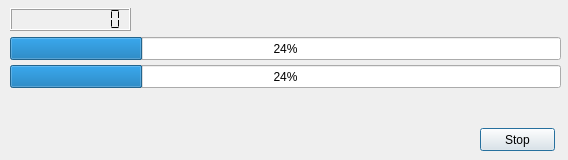
<?xml version="1.0" encoding="UTF-8"?>
<ui version="4.0">
 <class>UploadDialogBase</class>
 <widget class="QDialog" name="UploadDialogBase">
  <property name="geometry">
   <rect>
    <x>0</x>
    <y>0</y>
    <width>568</width>
    <height>160</height>
   </rect>
  </property>
  <property name="minimumSize">
   <size>
    <width>568</width>
    <height>160</height>
   </size>
  </property>
  <property name="maximumSize">
   <size>
    <width>568</width>
    <height>160</height>
   </size>
  </property>
  <property name="windowTitle">
   <string/>
  </property>
  <widget class="QProgressBar" name="m_progressBarTotal">
   <property name="geometry">
    <rect>
     <x>10</x>
     <y>37</y>
     <width>551</width>
     <height>23</height>
    </rect>
   </property>
   <property name="value">
    <number>24</number>
   </property>
  </widget>
  <widget class="QProgressBar" name="m_progressBarSingleFile">
   <property name="geometry">
    <rect>
     <x>10</x>
     <y>65</y>
     <width>551</width>
     <height>23</height>
    </rect>
   </property>
   <property name="value">
    <number>24</number>
   </property>
  </widget>
  <widget class="QLabel" name="label">
   <property name="geometry">
    <rect>
     <x>12</x>
     <y>100</y>
     <width>541</width>
     <height>20</height>
    </rect>
   </property>
   <property name="text">
    <string/>
   </property>
  </widget>
  <widget class="QLabel" name="labelSpeed">
   <property name="geometry">
    <rect>
     <x>12</x>
     <y>101</y>
     <width>541</width>
     <height>20</height>
    </rect>
   </property>
   <property name="text">
    <string/>
   </property>
  </widget>
  <widget class="QPushButton" name="mBtnStop">
   <property name="geometry">
    <rect>
     <x>480</x>
     <y>128</y>
     <width>75</width>
     <height>23</height>
    </rect>
   </property>
   <property name="text">
    <string>Stop</string>
   </property>
  </widget>
  <widget class="QLCDNumber" name="mLcdNumber">
   <property name="geometry">
    <rect>
     <x>10</x>
     <y>8</y>
     <width>121</width>
     <height>23</height>
    </rect>
   </property>
   <property name="frameShape">
    <enum>QFrame::Box</enum>
   </property>
   <property name="frameShadow">
    <enum>QFrame::Raised</enum>
   </property>
   <property name="numDigits">
    <number>10</number>
   </property>
   <property name="segmentStyle">
    <enum>QLCDNumber::Flat</enum>
   </property>
  </widget>
 </widget>
 <resources/>
 <connections/>
</ui>
